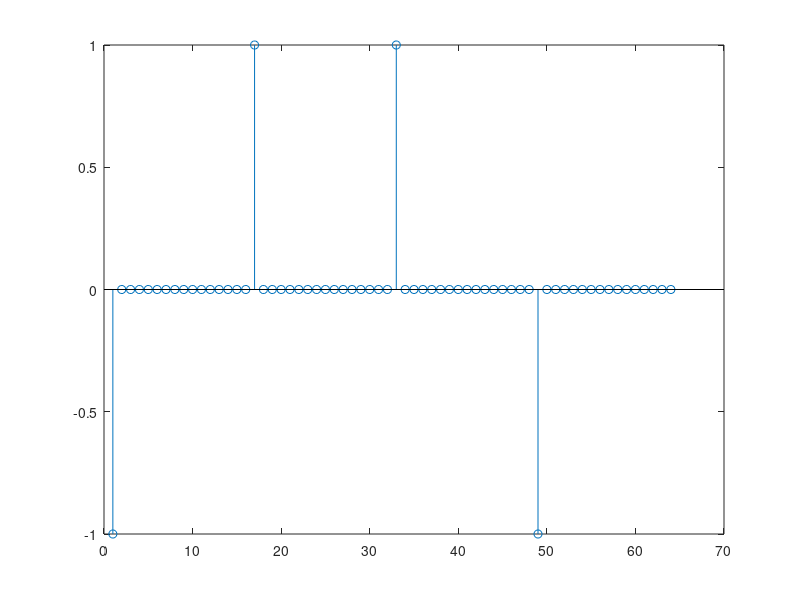
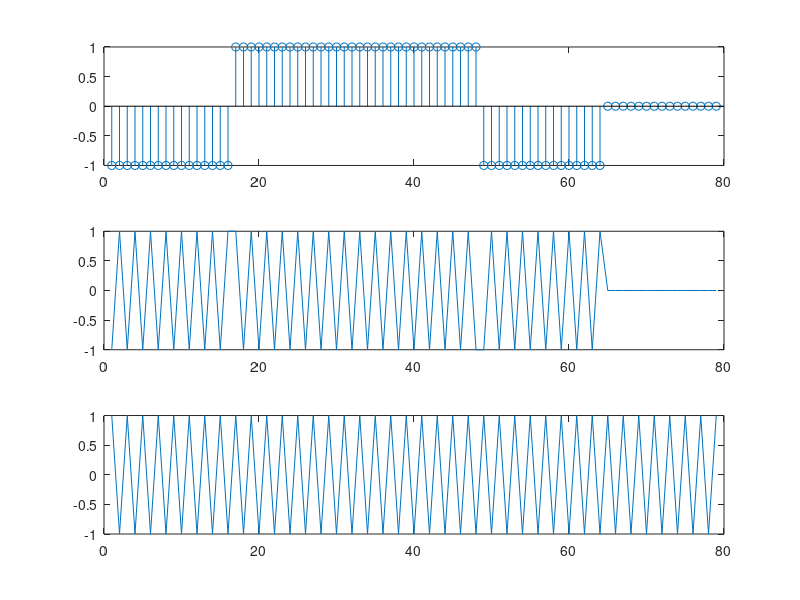

Write MATLAB code to recreate these figures, in order.
close all;

j=i;
Tb = 1e-3;
Nsamp = 16;
Ts = Tb/Nsamp;
Nsym = 4;
F = 1/Tb;

seed = 1;
r = rng(seed);

s = (2*rand(1, Nsym))-1;
s_sgn = sign(s);
s_up10 = upsample(s_sgn, Nsamp);

figure();
stem(s_up10);

%pt = (1/(sqrt(Tb))).*ones(1, Nsamp);
pt = ones(1, Nsamp);
x = conv(pt,s_up10);
hf_len = floor(length(x)/2);
ts = [0:length(x)-1]*Ts;
%carrier = real(exp(j*2*pi*F.*(ts./Tb)));
carrier = real(exp(j*2*pi*F.*(ts./Tb)));
x_mod = real(x.*exp(j*2*pi*F.*(ts./Tb)));


figure();
subplot(3, 1, 1)
stem(x);
subplot(3, 1, 2)
plot(x_mod)
subplot(3, 1, 3)
plot(carrier)